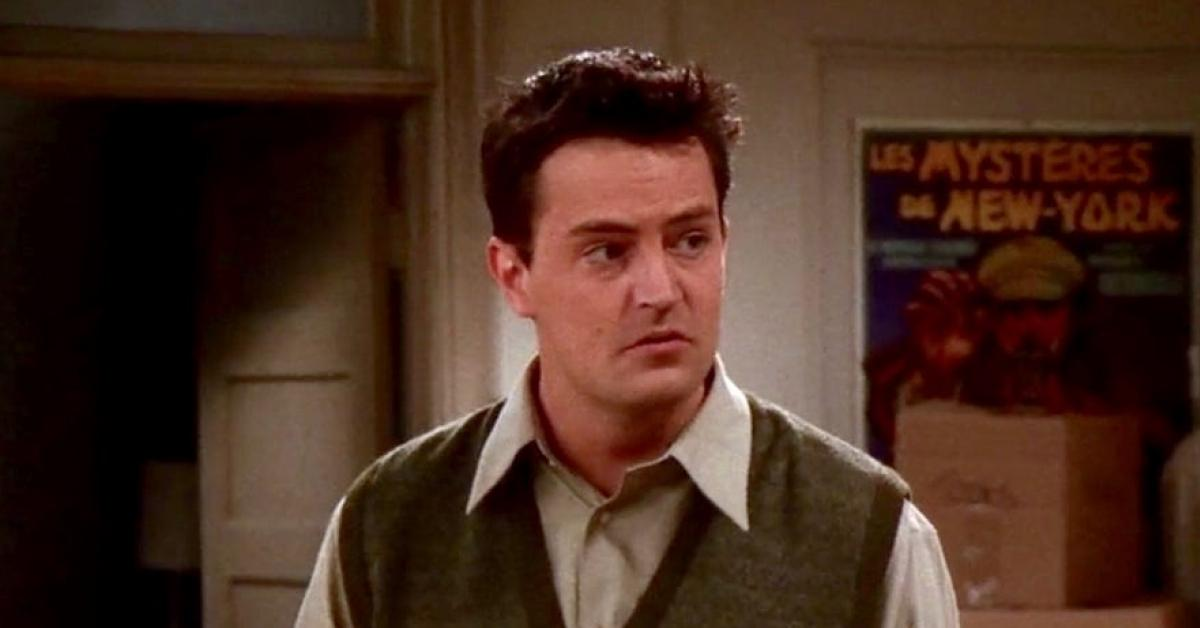
#> input picture Faces/Train/Chandler/1607176179_media.jpeg, 1200 x 628 px, given as the content of the folder chunvattananon/Desktop/Dev/OpenCV_Project/Faces/Train/Monica, which was not available
$ python faces_train.py
#> lines starting #> are read from the running program, lines starting #| are printed output that depends on the picture; pictures that were not available may be replaced by others from this repository, and a replacement may not be noted
import os
import cv2 as cv
import numpy as np

people = ['Monica', 'Joey', 'Phoebe', 'Rachel', 'Ross', 'Chandler']

p = []
DIR = r'/Users/vorametchunvattananon/Desktop/Dev/OpenCV_Project/Faces/Train'

haar_cascade = cv.CascadeClassifier('haar_face.xml')

features = []
labels = []

def create_train():
    for person in people:
        path = os.path.join(DIR, person)
        label = people.index(person)

        for img in os.listdir(path):
            img_path = os.path.join(path, img)

            img_array = cv.imread(img_path)
#> img_array is the input picture: shape (628, 1200, 3); mean B, G, R 32.2, 45.1, 72
            gray = cv.cvtColor(img_array, cv.COLOR_BGR2GRAY)
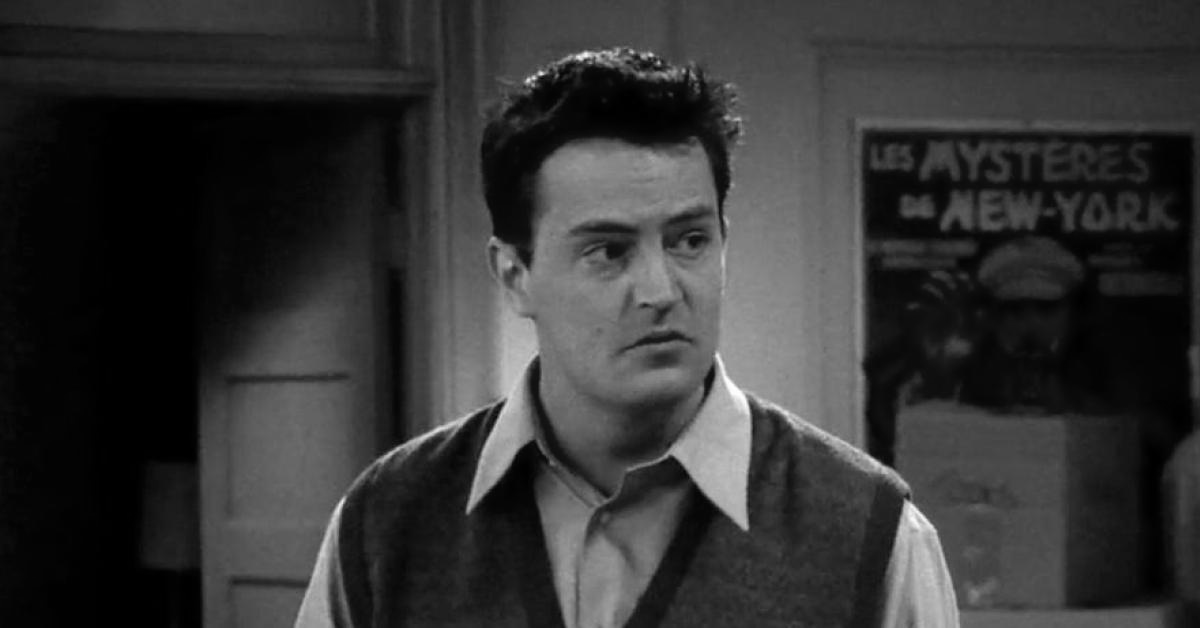
#> gray: shape (628, 1200); min 0, max 255, mean 51.7

            faces_rect = haar_cascade.detectMultiScale(gray, scaleFactor=1.1,minNeighbors=4)
#> faces_rect = [[987, 277, 92, 92], [517, 140, 269, 269]]

            for (x,y,w,h) in faces_rect:
                faces_roi = gray[y:y+h, x:x+w]
                features.append(faces_roi)
                labels.append(label)   # index of people e.g. index 0 would indicate Monica
#> this loop made 2 passes
#> pass 1, in create_train, `faces_roi = gray[y:y+h, x:x+w]`:
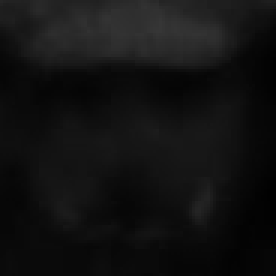
#> faces_roi: shape (92, 92) (shown 3 times larger); min 1, max 54, mean 17.7
#> pass 2, in create_train, `faces_roi = gray[y:y+h, x:x+w]`:
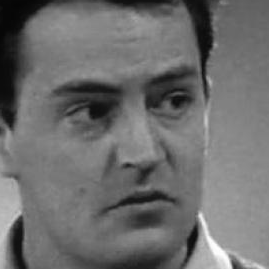
#> faces_roi: shape (269, 269); min 5, max 255, mean 109
#> after the loop, features = 2 items; labels = [0, 0]
#> pass 2 of the loop in create_train, `for person in people:`:
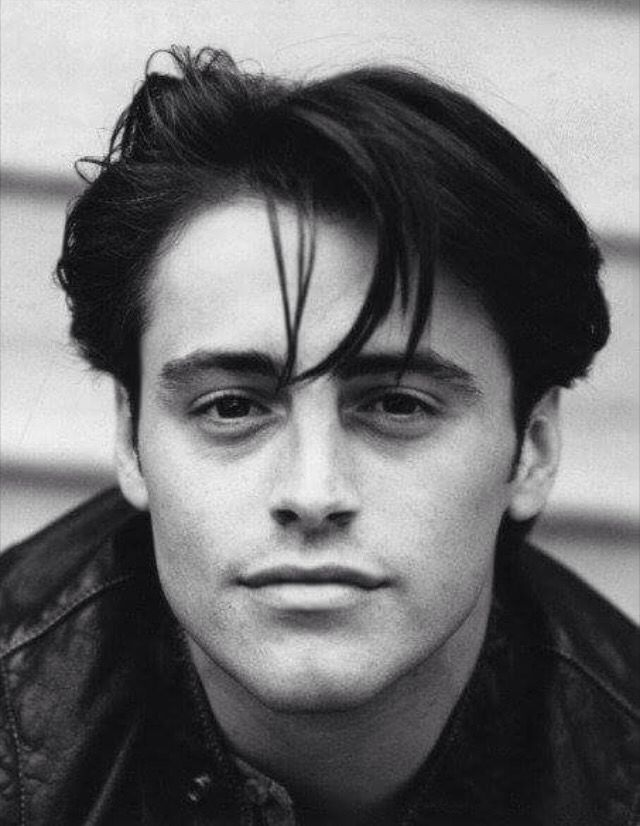
#> input picture Faces/Train/Joey/32cb600629bfdad9cbe5f138a67dc7d3.jpeg, 640 x 826 px, found by its file name
#> in create_train, img_array is the input picture: shape (826, 640, 3); mean B, G, R 111.8, 110.6, 110.8
#> gray: shape (826, 640)
#> faces_rect = [[73, 222, 477, 477]]
#> the loop in create_train, `for (x,y,w,h) in faces_rect:` made 1 pass
#> pass 1, in create_train, `faces_roi = gray[y:y+h, x:x+w]`:
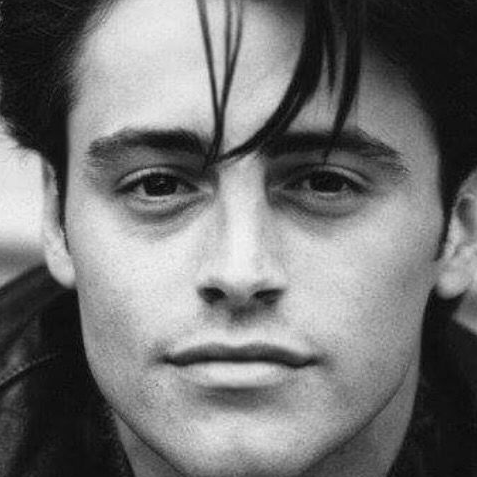
#> faces_roi: shape (477, 477); min 0, max 246, mean 115.6
#> after the loop in create_train, `for (x,y,w,h) in faces_rect:`: features = 3 items; labels = [0, 0, 1]


create_train()

print(f'Length of the features = {len(features)}')
print(f'Length of the labels = {len(labels)}')
print('-------------------- Training done --------------------')
features = np.array(features, dtype='object')
labels = np.array(labels)

face_recognizer = cv.face.LBPHFaceRecognizer_create()

# Train the Recognizer on the features list and the labels list
face_recognizer.train(features, labels)

face_recognizer.save('face_trained.yml') # save training on face_trained.yml to use later
np.save('features.npy', features)
np.save('labels.npy', labels)
